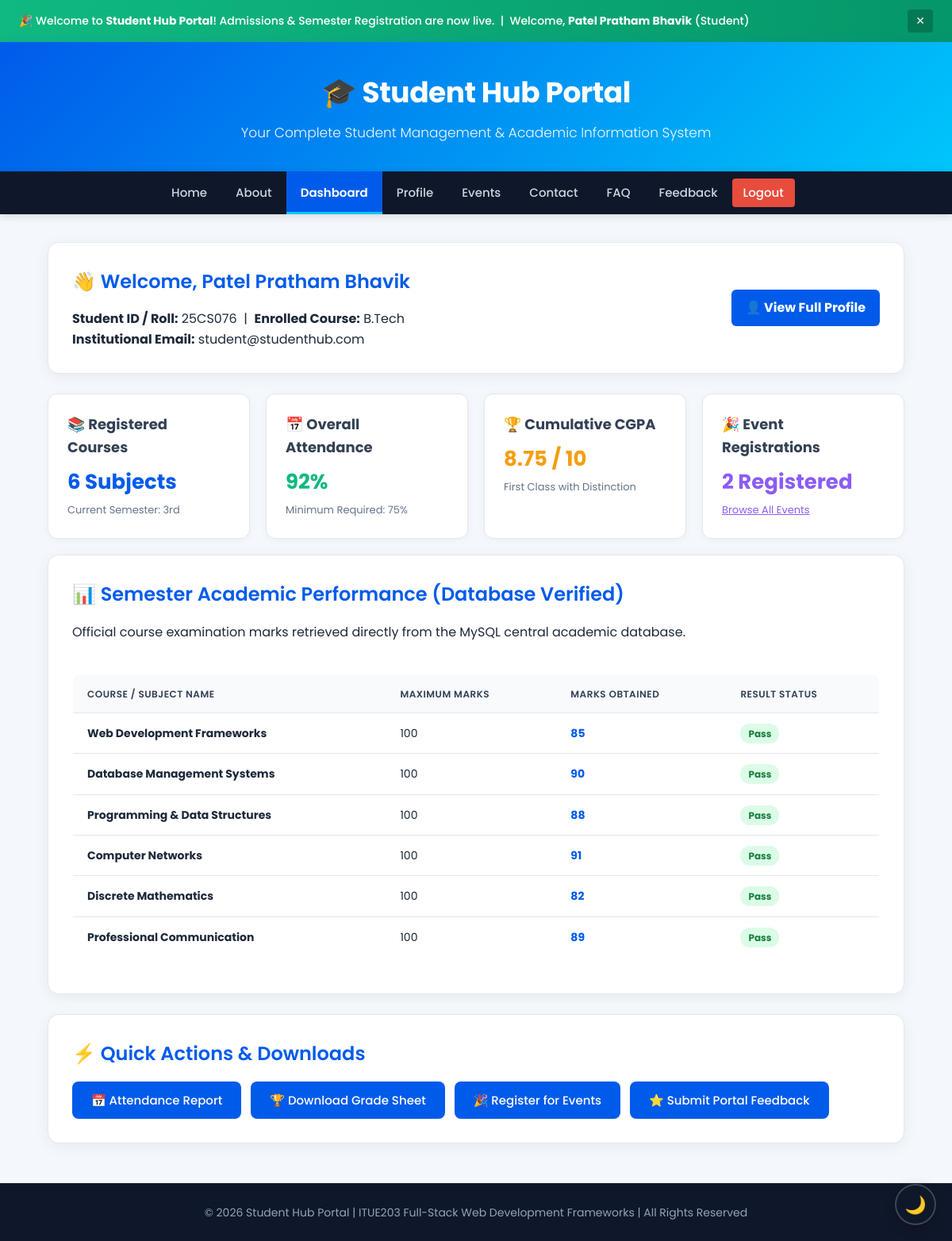
The app's page /dashboard.php (signed in) with its own data.
### tables this page shows
CREATE TABLE `academic_records` (
  `id` INT AUTO_INCREMENT PRIMARY KEY,
  `student_id` VARCHAR(50) NOT NULL,
  `subject` VARCHAR(100) NOT NULL,
  `marks` INT NOT NULL,
  `status` VARCHAR(20) NOT NULL DEFAULT 'Pass',
  FOREIGN KEY (`student_id`) REFERENCES `users` (`student_id`) ON DELETE CASCADE ON UPDATE CASCADE
);

### session.php (called while the page is built, shortened)
<?php
function getCurrentUser() {
    return $_SESSION['studenthub_user'] ?? null;
}

### dashboard.php (the view, shortened to what this page needs)
<?php
require_once __DIR__ . '/session.php';
$currentUser = getCurrentUser();
$pdo = getDBConnection();
$records = [];
$registeredEventsCount = 0;
$totalCourses = 6;
$attendancePercent = "92%";
$cgpa = "8.5";
if ($pdo) {
    $stmt = $pdo->prepare("SELECT * FROM academic_records WHERE student_id = :sid");
    $stmt->execute([':sid' => $currentUser['student_id']]);
    $records = $stmt->fetchAll();
    $evStmt = $pdo->prepare("SELECT COUNT(*) FROM event_registrations WHERE student_id = :sid");
    $evStmt->execute([':sid' => $currentUser['student_id']]);
    $registeredEventsCount = $evStmt->fetchColumn();
    if (!empty($records)) {
        $totalCourses = count($records);
        $avgMarks = array_sum(array_column($records, 'marks')) / $totalCourses;
        $cgpa = number_format(($avgMarks / 10), 2);
    }
}
require_once __DIR__ . '/header.php';
?>
<section class="card">
    <div style="display:flex;justify-content:space-between;align-items:center;flex-wrap:wrap;gap:15px;">
        <div>
            <h2>👋 Welcome, <?= htmlspecialchars($currentUser['name']) ?></h2>
            <p><strong>Student ID / Roll:</strong> <?= htmlspecialchars($currentUser['student_id']) ?> &nbsp;|&nbsp; <strong>Enrolled Course:</strong> <?= htmlspecialchars($currentUser['course'] ?? 'B.Tech') ?></p>
            <p><strong>Institutional Email:</strong> <?= htmlspecialchars($currentUser['email']) ?></p>
        </div>
        <div>
            <a href="profile.php" style="background:#005bea;color:white;padding:10px 18px;border-radius:6px;text-decoration:none;display:inline-block;font-weight:bold;">
                👤 View Full Profile
            </a>
        </div>
    </div>
</section>
<section class="dashboard" aria-label="Key Academic Metrics">
    <div class="box">
        <h3>📚 Registered Courses</h3>
        <p style="font-size:26px;font-weight:bold;color:#005bea;"><?= (int)$totalCourses ?> Subjects</p>
        <span style="font-size:13px;color:#64748b;">Current Semester: 3rd</span>
    </div>
    <div class="box">
        <h3>📅 Overall Attendance</h3>
        <p style="font-size:26px;font-weight:bold;color:#10b981;"><?= htmlspecialchars($attendancePercent) ?></p>
        <span style="font-size:13px;color:#64748b;">Minimum Required: 75%</span>
    </div>
    <div class="box">
        <h3>🏆 Cumulative CGPA</h3>
        <p style="font-size:26px;font-weight:bold;color:#f59e0b;"><?= htmlspecialchars($cgpa) ?> / 10</p>
        <span style="font-size:13px;color:#64748b;">First Class with Distinction</span>
    </div>
    <div class="box">
        <h3>🎉 Event Registrations</h3>
        <p style="font-size:26px;font-weight:bold;color:#8b5cf6;"><?= (int)$registeredEventsCount ?> Registered</p>
        <span style="font-size:13px;color:#64748b;"><a href="events.php" style="color:#8b5cf6;text-decoration:underline;">Browse All Events</a></span>
    </div>
</section>
<section class="card">
    <h2>📊 Semester Academic Performance (Database Verified)</h2>
    <p>Official course examination marks retrieved directly from the MySQL central academic database.</p>
    <br>
    <table>
        <thead>
            <tr>
                <th scope="col">Course / Subject Name</th>
                <th scope="col">Maximum Marks</th>
                <th scope="col">Marks Obtained</th>
                <th scope="col">Result Status</th>
            </tr>
        </thead>
        <tbody>
            <?php if (!empty($records)): ?>
                <?php foreach ($records as $row): ?>
                    <tr>
                        <td><strong><?= htmlspecialchars($row['subject']) ?></strong></td>
                        <td>100</td>
                        <td><span style="font-weight:bold;color:#005bea;"><?= htmlspecialchars($row['marks']) ?></span></td>
                        <td>
                            <span style="background:#dcfce7;color:#15803d;padding:4px 10px;border-radius:12px;font-size:12px;font-weight:bold;">
                                <?= htmlspecialchars($row['status']) ?>
                            </span>
                        </td>
                    </tr>
                <?php endforeach; ?>
            <?php else: ?>
                <tr>
                    <td colspan="4" style="text-align:center;">No examination records found for this student.</td>
                </tr>
            <?php endif; ?>
        </tbody>
    </table>
</section>
<section class="card">
    <h2>⚡ Quick Actions & Downloads</h2>
    <div style="display:flex;gap:12px;flex-wrap:wrap;margin-top:10px;">
        <button type="button" onclick="openModal('📄 Official Attendance Transcript: Overall attendance is 92%. Minimum criteria (75%) successfully fulfilled.')">
            📅 Attendance Report
        </button>
        <button type="button" onclick="openModal('📥 Grade Card Download: Semester 3 Grade Sheet successfully compiled with CGPA 8.5. Starting PDF export.')">
            🏆 Download Grade Sheet
        </button>
        <button type="button" onclick="location.href='events.php'">
            🎉 Register for Events
        </button>
        <button type="button" onclick="location.href='feedback.php'">
            ⭐ Submit Portal Feedback
        </button>
    </div>
</section>
<?php require_once __DIR__ . '/footer.php'; ?>

### style.css (style rules this page uses)
* { margin: 0; padding: 0; box-sizing: border-box; font-family: 'Poppins', -apple-system, BlinkMacSystemFont, 'Segoe UI', Roboto, sans-serif; }
html { scroll-behavior: smooth; }
body { background: #f4f7fc; color: #1e293b; line-height: 1.6; transition: background-color 0.3s ease, color 0.3s ease; }
.card { background: #ffffff; padding: 30px; margin-bottom: 25px; border-radius: 14px; box-shadow: 0 4px 18px rgba(0, 0, 0, 0.06); border: 1px solid #e2e8f0; transition: transform 0.25s ease, box-shadow 0.25s ease; }
.card h2 { color: #005bea; font-size: 24px; margin-bottom: 15px; font-weight: 600; }
.dashboard { display: grid; grid-template-columns: repeat(auto-fit, minmax(220px, 1fr)); gap: 20px; margin: 20px 0; }
.box { background: #ffffff; padding: 24px; border-radius: 12px; border: 1px solid #e2e8f0; box-shadow: 0 2px 10px rgba(0,0,0,0.04); transition: all 0.25s ease; }
.box h3 { font-size: 18px; color: #334155; margin-bottom: 8px; }
button, .btn { background: #005bea; color: #ffffff; border: none; padding: 12px 24px; border-radius: 8px; cursor: pointer; font-size: 15px; font-weight: 500; display: inline-block; text-decoration: none; transition: background 0.2s ease, transform 0.1s ease; }
table { width: 100%; border-collapse: collapse; margin: 15px 0; background: #ffffff; border-radius: 8px; overflow: hidden; border: 1px solid #e2e8f0; }
table th, table td { padding: 14px 18px; text-align: left; border-bottom: 1px solid #e2e8f0; font-size: 14px; }
table th { background: #f8fafc; color: #334155; font-weight: 600; text-transform: uppercase; font-size: 12px; letter-spacing: 0.5px; }

### records on screen
academic_records: subject "Web Development Frameworks", marks "85", status "Pass"
academic_records: subject "Database Management Systems", marks "90", status "Pass"
academic_records: subject "Programming & Data Structures", marks "88", status "Pass"
academic_records: subject "Computer Networks", marks "91", status "Pass"
academic_records: subject "Discrete Mathematics", marks "82", status "Pass"
academic_records: subject "Professional Communication", marks "89", status "Pass"

### other values on screen
$currentUser['name'] "Patel Pratham Bhavik"
$currentUser['role'] "Student"
$currentUser['student_id'] "25CS076"
$currentUser['course'] "B.Tech"
$currentUser['email'] "student@studenthub.com"
$totalCourses "6"
$attendancePercent "92%"
$cgpa "8.75"
$registeredEventsCount "2"
